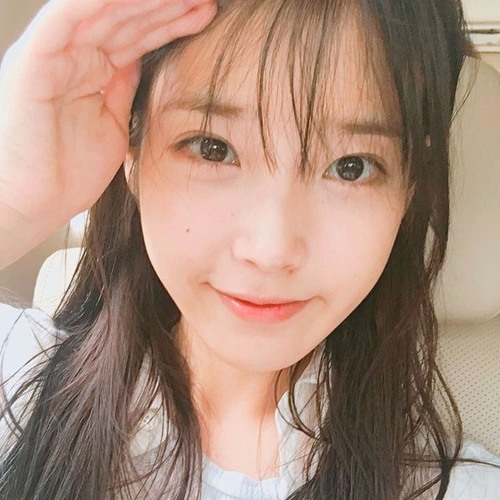
#> input picture HELLOPYTHON/day13/image/IU.jpg, 500 x 500 px
$ python mycv01.py
#> lines starting #> are read from the running program, lines starting #| are printed output that depends on the picture
import cv2

image = cv2.imread("image/IU.jpg", cv2.IMREAD_ANYCOLOR)
#> image is the input picture: shape (500, 500, 3); mean B, G, R 125.3, 141.7, 171.6
image_wb = cv2.cvtColor(image, cv2.COLOR_BGR2GRAY)
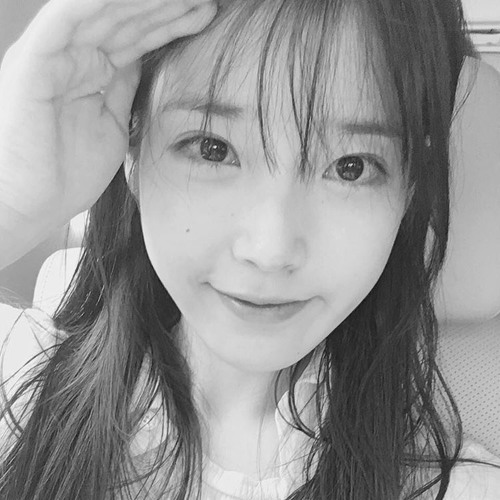
#> image_wb: shape (500, 500); min 15, max 254, mean 148.8

image_rate = cv2.rotate(image_wb, cv2.ROTATE_90_CLOCKWISE )
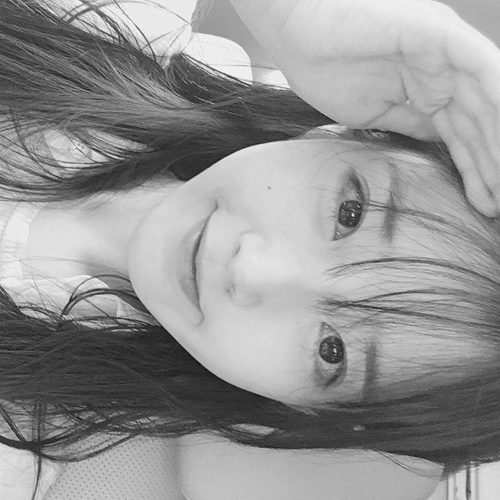
#> image_rate: shape (500, 500); min 15, max 254, mean 148.8
print(image)
#> (printed output is left out)

cv2.imshow("IU", image_rate)
cv2.waitKey(0) #화면에 떠있을 때 잡아주기.
cv2.destroyAllWindows()
